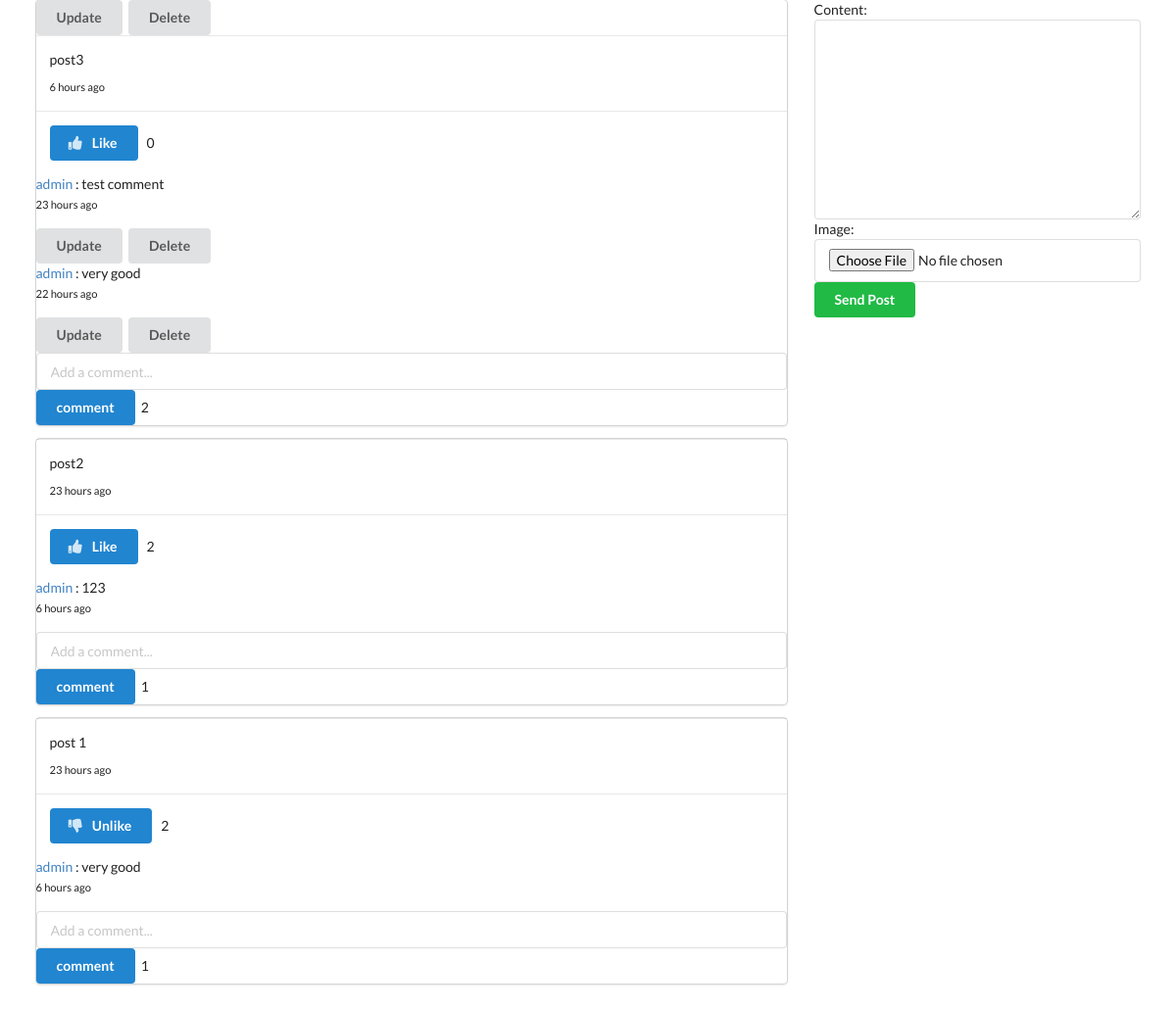
Screenshot of /posts/ (signed in) with the database file from the repository.
### apps/post/models.py (models this page shows, shortened)
class Post(models.Model):
    content = models.TextField()
    image = models.ImageField(upload_to='post', validators=[FileExtensionValidator(['png', 'jpg', 'jpeg'])], blank=True)
    liked = models.ManyToManyField(Profile, blank=True, related_name='likes')
    created = models.DateTimeField(auto_now_add=True)
    updated = models.DateTimeField(auto_now=True)
    author = models.ForeignKey(Profile, on_delete=models.CASCADE, related_name='posts')
    def num_likes(self):
        return self.liked.all().count()
    def num_comments(self):
        return self.comment_set.all().count()
    class Meta:
        ordering = ('-created',)

class Comment(models.Model):
    user = models.ForeignKey(Profile, on_delete=models.CASCADE)
    post = models.ForeignKey(Post, on_delete=models.CASCADE)
    body = models.TextField(max_length=300)
    created = models.DateTimeField(auto_now=True)
    updated = models.DateTimeField(auto_now_add=True)

### apps/profiles/models.py (models this page shows, shortened)
class Profile(models.Model):
    email = models.EmailField(unique=True)
    first_name = models.CharField(max_length=200, blank=True)
    last_name = models.CharField(max_length=200, blank=True)
    user = models.OneToOneField(User, on_delete=models.CASCADE)
    bio = models.TextField(default='', blank=True, max_length=300)
    website = models.URLField(max_length=300, blank=True)
    GENDER = [('Female', 'Female'), ('Male', 'Male')]
    gender = models.CharField(choices=GENDER, max_length=6, blank=True)
    created = models.DateTimeField(auto_now=True)
    updated = models.DateTimeField(auto_now_add=True)
    followers = models.ManyToManyField(User, blank=True, related_name='followers')
    following = models.ManyToManyField(User, blank=True, related_name='following')
    def __str__(self):
        return '{}'.format(self.user.username)

### apps/post/views.py (the view, shortened to what this page needs)
# urls.py: path('', post_comment_create_and_list_view, name='main-post-view'),
def post_comment_create_and_list_view(request):
    qs = Post.objects.all()
    p_form = PostModelForm()
    c_form = CommentModelform()
    post_added = False
    profile = Profile.objects.get(user=request.user)
    context = {
        'qs': qs,
        'profile': profile,
        'p_form': p_form,
        'c_form': c_form,
        'post_added': post_added,
    }
    return render(request, 'post/main.html', context)

### apps/post/forms.py
class PostModelForm(forms.ModelForm):
    class Meta:
        model = Post
        fields = ['content','image']

class CommentModelform(forms.ModelForm):
    body = forms.CharField(label='',
                           widget=forms.TextInput(attrs={'placeholder': 'Add a comment...'}))
    class Meta:
        model = Comment
        fields = ['body']

### apps/post/templatetags/post_custom_tags.py (called while the page is built)
@register.filter(name='age')
def post_age(publish_date):
    age = timezone.now() - publish_date
    days, seconds = age.days, age.seconds
    hours = days * 24 + seconds // 3600
    month = days // 30
    if hours <= 1:
        return ' few moments ago'
    if days <= 1:
        return '{} hours ago'.format(hours)
    if days <= 30:
        return '{} days ago'.format(days)
    if days <= 365:
        return '{} months ago'.format(month)

### apps/post/templates/post/main.html (shortened to what this page needs)
{% extends 'base.html' %}
{% load post_custom_tags %}
{% block content %}
<div class="ui grid">
    <div class="row">
        <div class="eleven wide column">
            {% for obj in qs %}
                <div class="ui fluid card">
                    <div class="row">
                        {% ifequal request.user obj.author.user %}
                            <a href="{% url 'posts:post-update' obj.pk %}"><button class="ui button bwhite-lg">Update</button></a>
                            <a href="{% url 'posts:post-delete' obj.pk %}"><button class="ui button bwhite-lg">Delete</button></a>
                        {% endifequal %}
                    </div>
                    <div class="content">
                        <p>{{ obj.content }}</p>
                        <small>{{ obj.created|age }}</small>
                    </div>
                    <div class="content">
                        <form action="{% url 'posts:like-post-view' %}" method="post">
                            <button type="submit" class="ui primary button">
                                {% if profile not in obj.liked.all %}
                                    <i class="thumbs up icon"></i>&nbsp;Like
                                {% else %}
                                    <i class="thumbs down icon"></i>&nbsp;Unlike
                                {% endif %}
                            </button>
                            &nbsp;{{ obj.num_likes }}
                        </form>
                    </div>
                    <div>
                    {% if obj.comment_set.all %}
                        {% for c in obj.comment_set.all %}
                            <p><a href="">{{ c.user }}</a> : {{ c.body }}<br>
                            <small>{{ c.created | age }}</small></p>
                            <div class="row">
                                {% ifequal request.user obj.author.user %}
                                    <a href="{% url 'posts:post-update' obj.pk %}"><button class="ui button bwhite-lg">Update</button></a>
                                    <a href="{% url 'posts:post-delete' obj.pk %}"><button class="ui button bwhite-lg">Delete</button></a>
                                {% endifequal %}
                            </div>
                        {% endfor %}
                    {% endif %}
                    </div>
                    <form action="" method="POST" class="ui form">
                        {{ c_form }}
                        <button type="submit" class="ui primary button" name="submit_c_form">comment</button>
                        {{ obj.num_comments }}
                    </form>
                </div>
            {% endfor %}
        </div>
        <div class="five wide column">
            <form action="" method="POST" class="ui form" enctype="multipart/form-data">
                {{ p_form }}
                <button type="submit" class="ui button positive"name="submit_p_form">Send Post</button>
            </form>
        </div>
    </div>
</div>
{% endblock content %}

### templates/base.html (shortened to what this page needs)
{% load static %}
<!doctype html>
<html lang="en">
  <head>
    <link rel="stylesheet" type='text/css' href="https://cdnjs.cloudflare.com/ajax/libs/semantic-ui/2.2.14/semantic.min.css">
  </head>
  <body>
    <div class="ui container">
      {% block content %}
      {% endblock content %}
    </div>
  </body>
</html

### rows the page displays
Post: content "post3", created|age "6 hours ago", shows "Like", num_likes "0", num_comments "2"
Comment: user "admin", body "test comment", created|age "23 hours ago"
Comment: user "admin", body "very good", created|age "22 hours ago"
Post: content "post2", created|age "23 hours ago", shows "Like", num_likes "2", num_comments "1"
Comment: user "admin", body "123", created|age "6 hours ago"
Post: content "post 1", created|age "23 hours ago", shows "Unlike", num_likes "2", num_comments "1"
Comment: user "admin", body "very good", created|age "6 hours ago"
